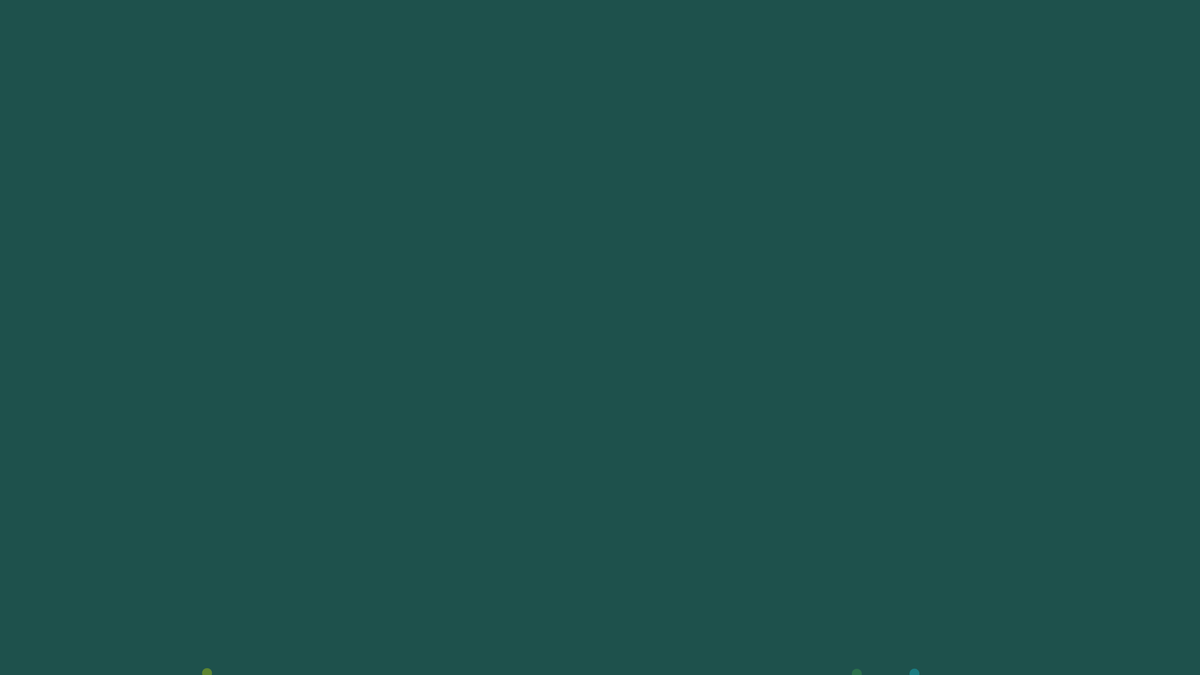
Frame 1 (no input)
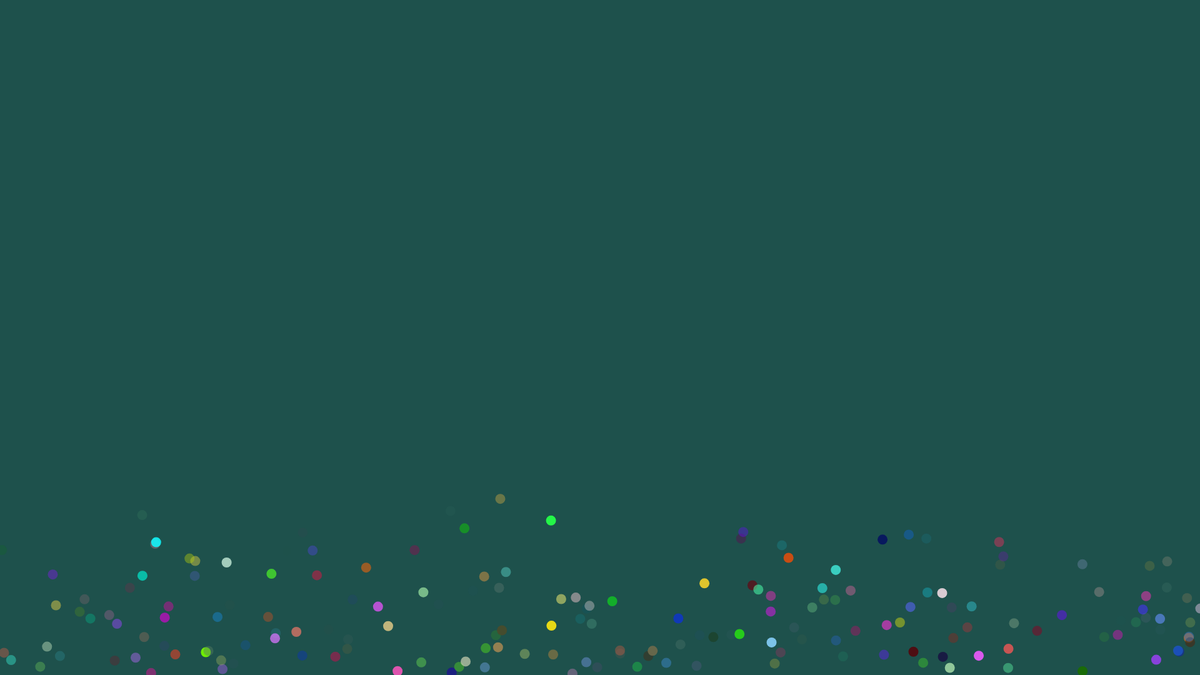
Frame 60 (no input)
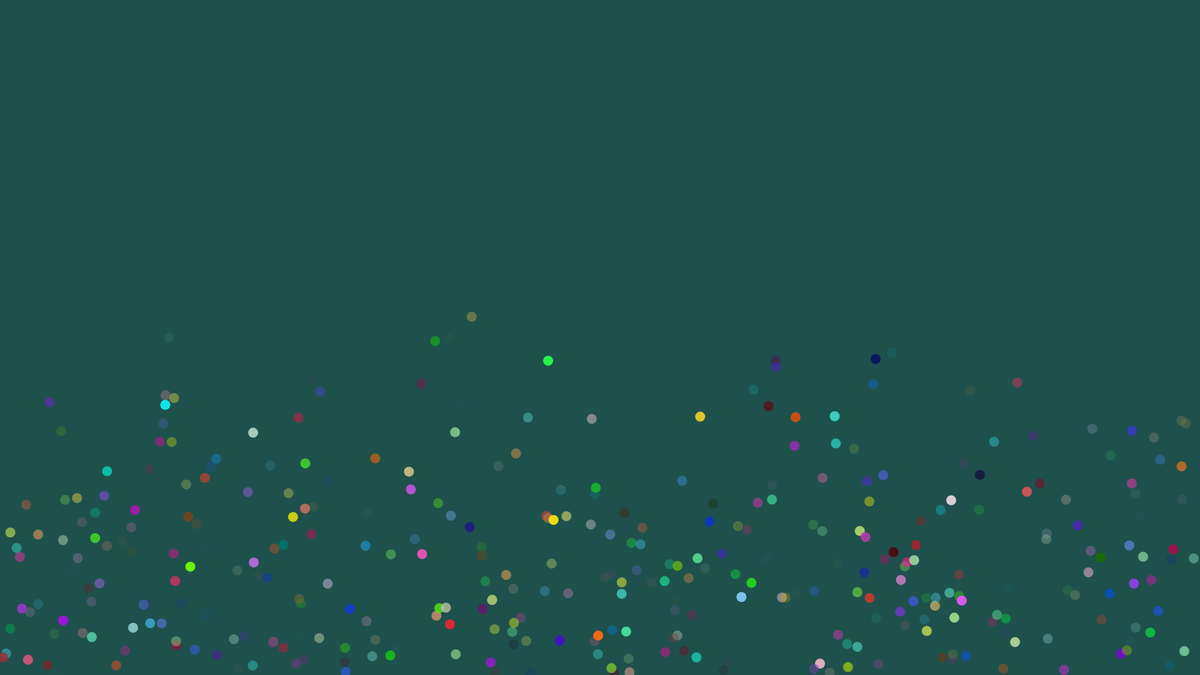
Frame 120 (the mouse pressed at the canvas centre since frame 60)

The p5.js sketch that drew these frames (run headless with seeded random() and noise() and a simulated clock; from frame 60 on, the mouse is pressed at the canvas centre):

// p5.js sketch
// ── sketch.js
const particleCount = 500;
const particlesPerFrame = 3;
let particles = [];

function setup() {
    createCanvas(1920, 1080);
}

function draw() {
    background('rgb(30, 81, 76)');

    //add
    for(let i = 0; i < particlesPerFrame; i++) {
        particles.push(new Particle());
    }

    //display
    for(let i = particles.length - 1; i >= 0; i--) {
        if (particles[i].isOutOfDisplay()) {
            particles.splice(i, 1);
        } else {
            particles[i].update();
            particles[i].show();
        }
    }
}

class Particle {
    constructor() {
        this.x = random(0, 1920);
        this.y = 1080;
        this.diameter = 16;
        this.vx = random(-1, 1);
        this.vy = random(-5, -1);
        this.color = color(random(0, 255), random(0, 255), random(0, 255), random(0, 255));
    }

    isOutOfDisplay() {
        return this.x < 0 || this.x > 1920 || this.y < 0;
    }

    update() {
        this.x += this.vx;
        this.y += this.vy;
    }

    show() {
        noStroke();
        fill(this.color);
        ellipse(this.x, this.y, this.diameter);
    }

    getRadius() {
        return this.diameter / 2;
    }
}
